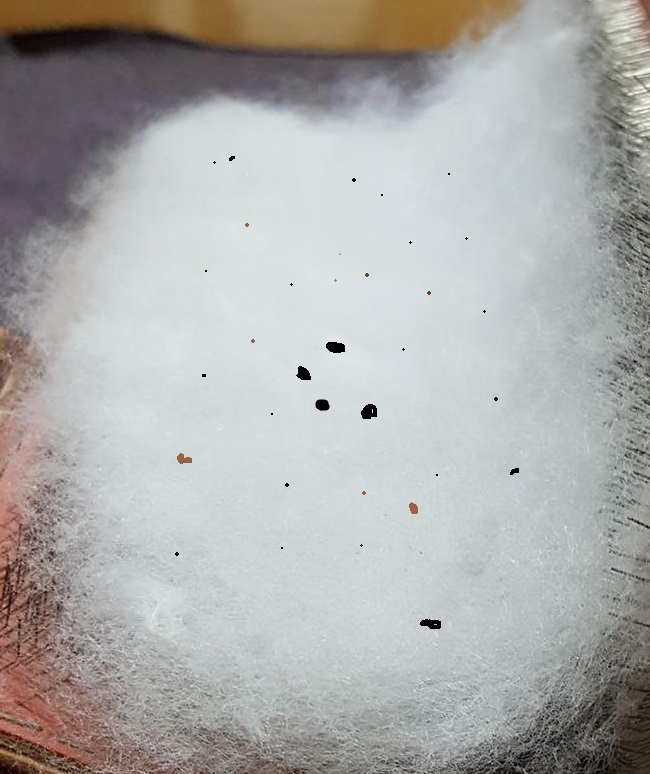
#> input picture wata.jpg, 650 x 774 px
$ jupyter execute Untitled54.ipynb
#> lines starting #> are read from the running program, lines starting #| are printed output that depends on the picture; after the words box and inside, x2 and y2 are one past the last pixel; in counts of white or black regions, pixels touching at a corner belong together
[cell 1]
import cv2
import numpy as np
from pathlib import Path

def count_black_regions(image):
    # HSV色空間に変換
    hsv = cv2.cvtColor(image, cv2.COLOR_BGR2HSV)

    # 黒色の範囲を定義
    lower_black = np.array([0, 0, 0])
    upper_black = np.array([180, 255, 120])

    # 黒色領域のマスクを作成
    mask = cv2.inRange(hsv, lower_black, upper_black)

    # 輪郭を検出
    contours, _ = cv2.findContours(mask, cv2.RETR_EXTERNAL, cv2.CHAIN_APPROX_SIMPLE)

    # 小さい領域の個数をカウント
    count = 0  # 1mm未満の領域の個数
    for i, contour in enumerate(contours):
        # 面積を計算
        area = cv2.contourArea(contour)

        # 面積が1mm未満の場合はカウントし、番号を付けて表示
        if 0.8 <= area < 1000:
            count += 1
            x, y, w, h = cv2.boundingRect(contour)
            cv2.rectangle(image, (x, y), (x + w, y + h), (0, 255, 0), 2)
            cv2.putText(image, str(i + 1), (x, y - 10), cv2.FONT_HERSHEY_SIMPLEX, 1, (0, 0, 255), 2)

    return count

# 画像の読み込み
image = cv2.imread("wata.jpg")
#> image is the input picture: shape (774, 650, 3); mean B, G, R 171.4, 172.9, 172.4

# 画像を二分割
rows = 1  # 行数
cols = 2  # 列数
chunks = []
for row_img in np.array_split(image, rows, axis=0):
    for chunk in np.array_split(row_img, cols, axis=1):
        chunks.append(chunk)
#> this loop made 1 pass
#> after the loop, chunks = 2 items

# 分割した画像ごとに個数をカウント
output_dir = Path("output")
output_dir.mkdir(exist_ok=True)
for i, chunk in enumerate(chunks):
    # 個数をカウント
    count = count_black_regions(chunk)

    # 結果の表示と保存
    cv2.putText(chunk, "Count: " + str(count), (10, 30), cv2.FONT_HERSHEY_SIMPLEX, 1, (0, 0, 255), 2)
    save_path = output_dir / f"chunk_{i:02d}.png"
    cv2.imwrite(str(save_path), chunk)

    # 保存した画像を表示
    cv2.imshow(f"Chunk {i}", chunk)
    cv2.waitKey(0)
#> this loop made 2 passes
#> (lower_black in count_black_regions, upper_black in count_black_regions, count) on passes 1 to 2: ([0, 0, 0], [180, 255, 120], 267), ([0, 0, 0], [180, 255, 120], 219)
#> pass 1, in count_black_regions, `mask = cv2.inRange(hsv, lower_black, upper_black)`:
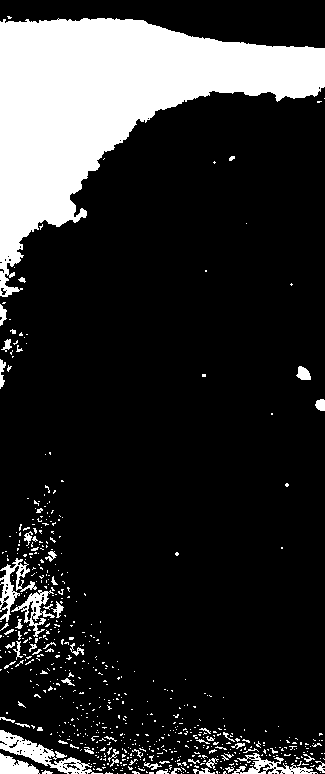
#> mask: shape (774, 325); 17.8% white; 642 white regions (583 under 20 px), largest, box (x1, y1, x2, y2) and area: (0, 18, 325, 297) 36469, (0, 730, 103, 774) 1275, (0, 558, 37, 622) 740
#> pass 1, `cv2.imwrite(str(save_path), chunk)`:
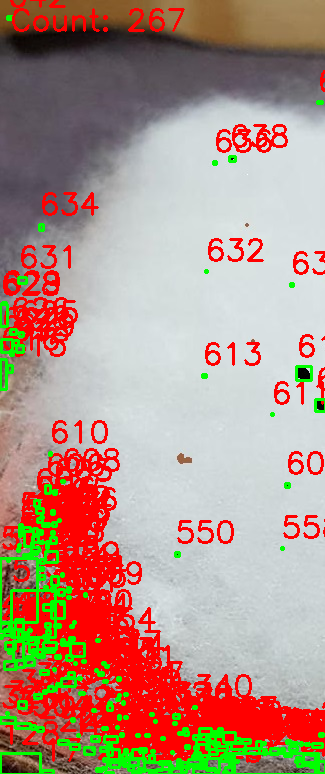
#> saved as chunk_00.png: shape (774, 325, 3); mean B, G, R 133.1, 147.7, 177.3

cv2.destroyAllWindows()

$ run again, with 1_1.jpg copied over wata.jpg
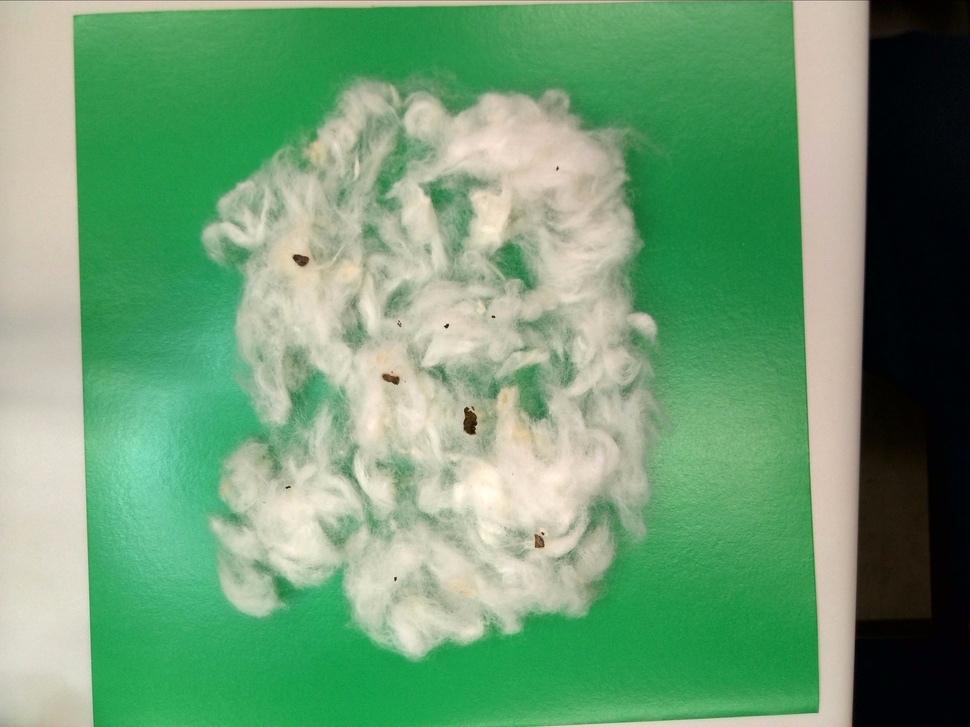
#> input picture 1_1.jpg, 970 x 727 px, shrunk from 3264 x 2448 before the run
#> image is the input picture: shape (727, 970, 3); mean B, G, R 115.6, 155.5, 109.9
#> the loop `for row_img in np.array_split(image, rows, axis=0):` made 1 pass
#> after the loop `for row_img in np.array_split(image, rows, axis=0):`: chunks = 2 items
#> the loop `for i, chunk in enumerate(chunks):` made 2 passes
#> (lower_black in count_black_regions, upper_black in count_black_regions, count) on passes 1 to 2: ([0, 0, 0], [180, 255, 120], 13), ([0, 0, 0], [180, 255, 120], 28)
#> pass 1, in count_black_regions, `mask = cv2.inRange(hsv, lower_black, upper_black)`:
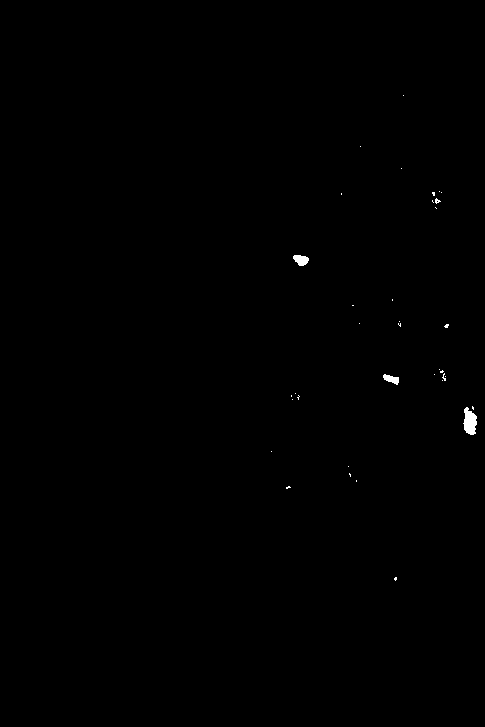
#> mask: shape (727, 485); 0.18% white; 36 white regions (33 under 20 px), largest, box (x1, y1, x2, y2) and area: (463, 407, 477, 435) 273, (293, 255, 309, 266) 126, (383, 374, 399, 385) 102
#> pass 1, `cv2.imwrite(str(save_path), chunk)`:
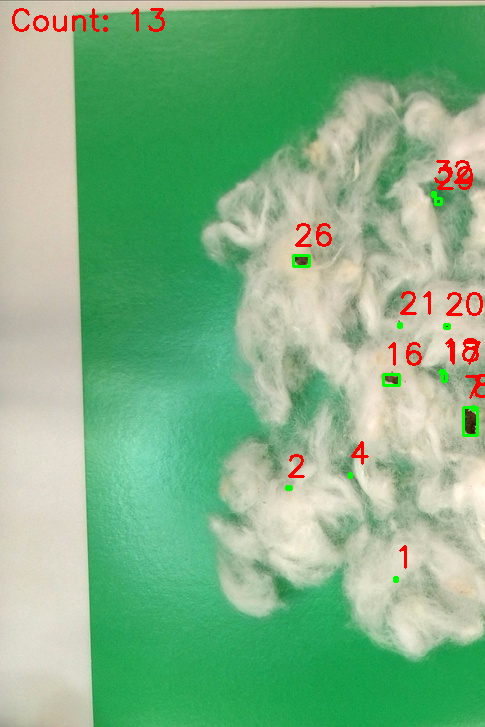
#> saved as chunk_00.png: shape (727, 485, 3); mean B, G, R 135, 178.9, 128.9

$ run again, with 1_10.jpg copied over wata.jpg
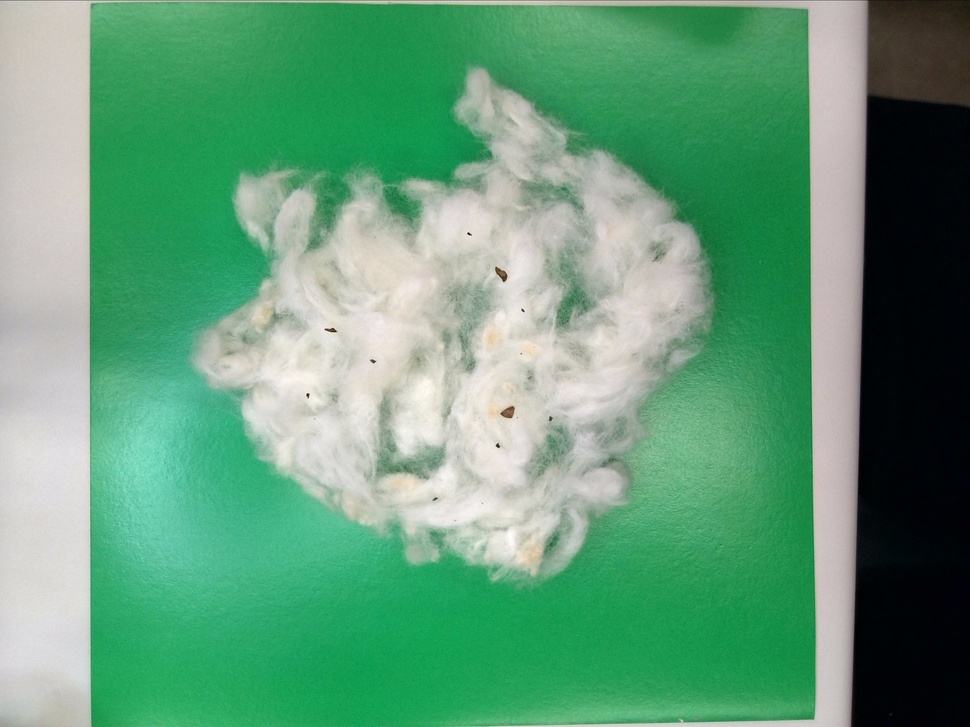
#> input picture 1_10.jpg, 970 x 727 px, shrunk from 3264 x 2448 before the run
#> image is the input picture: shape (727, 970, 3); mean B, G, R 121, 155.1, 98.9
#> the loop `for row_img in np.array_split(image, rows, axis=0):` made 1 pass
#> after the loop `for row_img in np.array_split(image, rows, axis=0):`: chunks = 2 items
#> the loop `for i, chunk in enumerate(chunks):` made 2 passes
#> (lower_black in count_black_regions, upper_black in count_black_regions, contours in count_black_regions, count) on pass 1: ([0, 0, 0], [180, 255, 120], 43 contours, all with area under 20, 12)
#> pass 1, in count_black_regions, `mask = cv2.inRange(hsv, lower_black, upper_black)`:
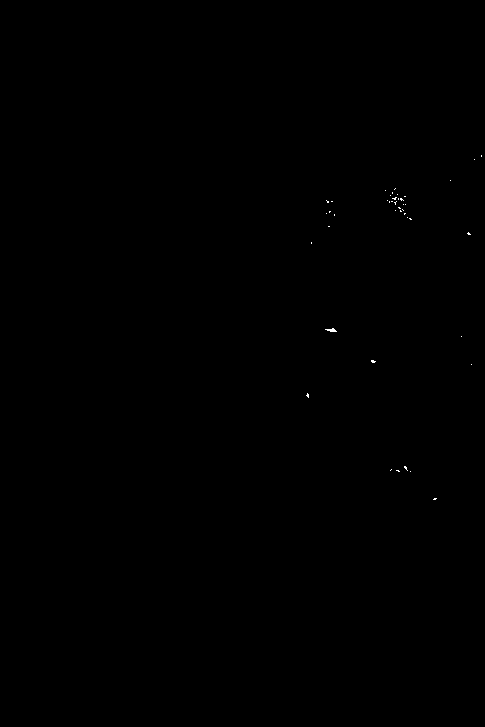
#> mask: shape (727, 485); 0.04% white in thin lines or dots, all inside (x1, y1, x2, y2) = (306, 155, 482, 500)
#> pass 1, `cv2.imwrite(str(save_path), chunk)`:
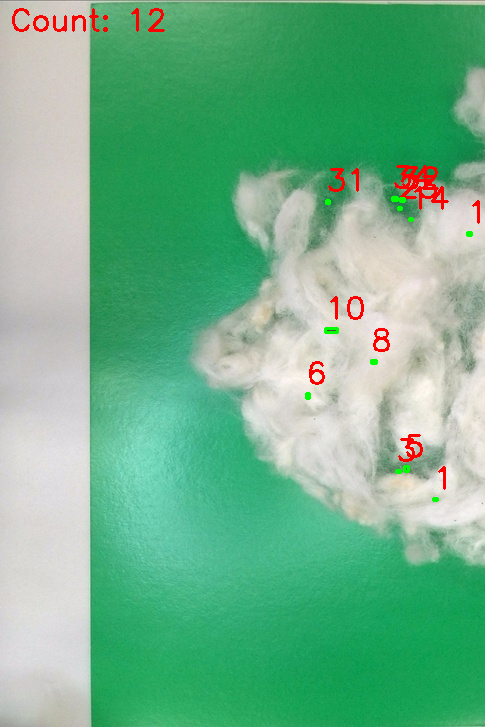
#> saved as chunk_00.png: shape (727, 485, 3); mean B, G, R 140.3, 179, 114.2
